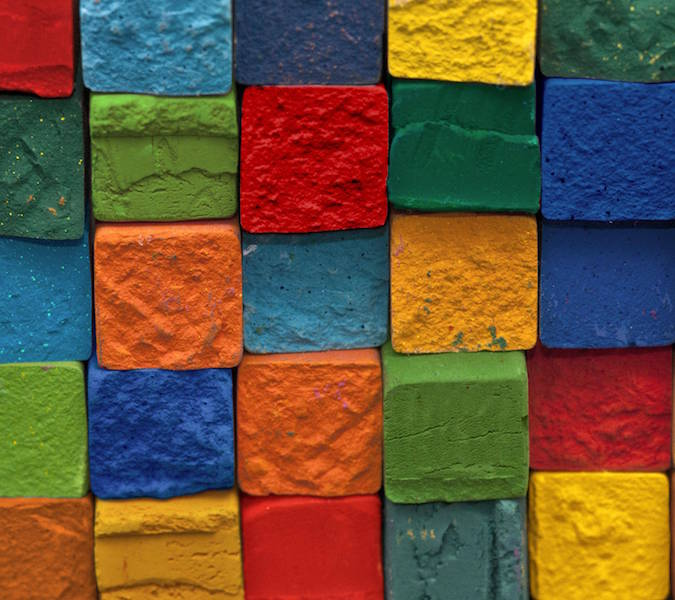
#> input picture testdata/MotoX.jpg, 675 x 600 px
$ python lesson2.py   (Python 2 division)
#> lines starting #> are read from the running program, lines starting #| are printed output that depends on the picture; after the words box and inside, x2 and y2 are one past the last pixel; in counts of white or black regions, pixels touching at a corner belong together
#encoding:utf-8

#
#Lesson 2 访问与操作像素
#


import cv2

image = cv2.imread('testdata/MotoX.jpg')#读取图像
#> image is the input picture: shape (600, 675, 3); mean B, G, R 57.9, 83.8, 107.2
(b,g,r) = image[100,100]#读取(100,100)像素，Python中图像像素是按B,G,R顺序存储的
#> b = 72; g = 203; r = 130
print "位置(100,100)处的像素 - 红:%d,绿:%d,蓝:%d" %(r,g,b)#显示像素值
#| 位置(100,100)处的像素 - 红:130,绿:203,蓝:72
image[100,100] = (100,150,200)#更改位置(100,100)处的像素
#> image: shape (600, 675, 3); under 0.01% of pixels changed, all inside (x1, y1, x2, y2) = (100, 100, 101, 101)
(b,g,r) = image[100,100]#再次读取(0,0)像素
#> b = 100; g = 150; r = 200
print "位置(100,100)处的像素 - 红:%d,绿:%d,蓝:%d" %(r,g,b)#显示更改后的像素值
#| 位置(100,100)处的像素 - 红:200,绿:150,蓝:100
corner = image[100:200,100:200] #读取像素块
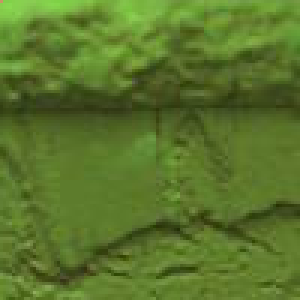
#> corner: shape (100, 100, 3) (shown 3 times larger); mean B, G, R 42.5, 117.1, 90
cv2.imshow("Corner",corner) #显示读取的像素块
print corner #打印出像素块
#> (printed output is left out)
cv2.waitKey(0)#程序暂停
image[100:200,100:200] = (255,255,255) #更改读取的像素块
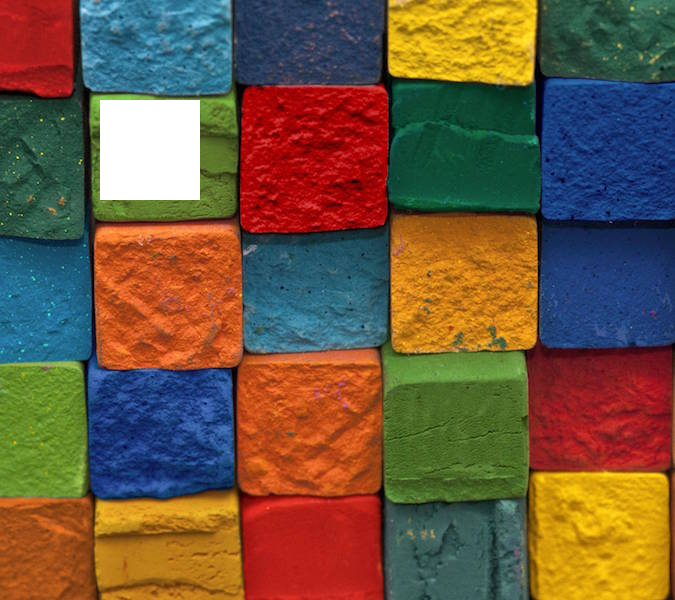
#> image: shape (600, 675, 3); mean B, G, R 63.2, 87.2, 111.3
cv2.imshow("Updated",image) #显示图像
cv2.waitKey(0)#程序暂停
